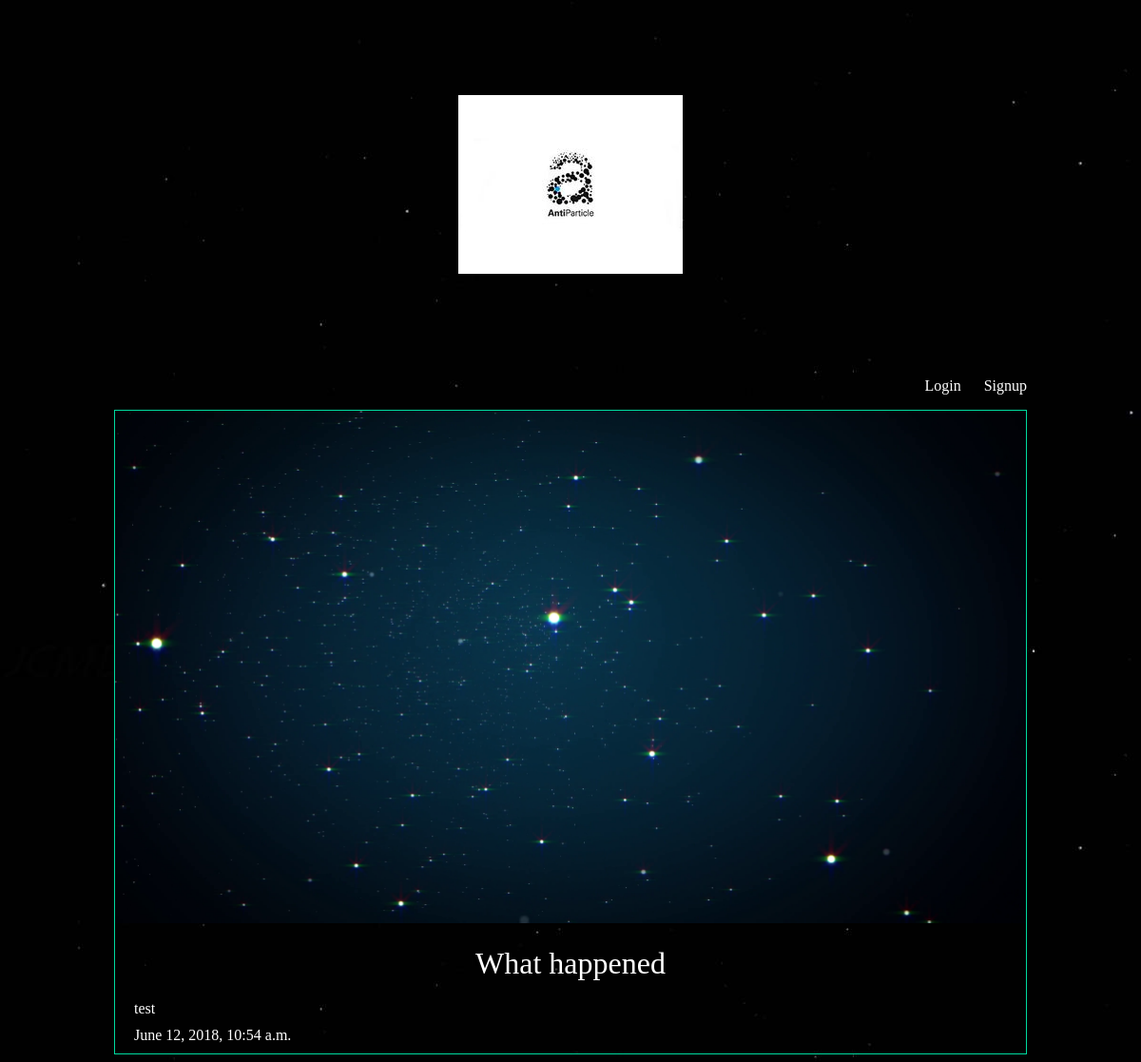
Page /articles/what/ on the earlier database version.
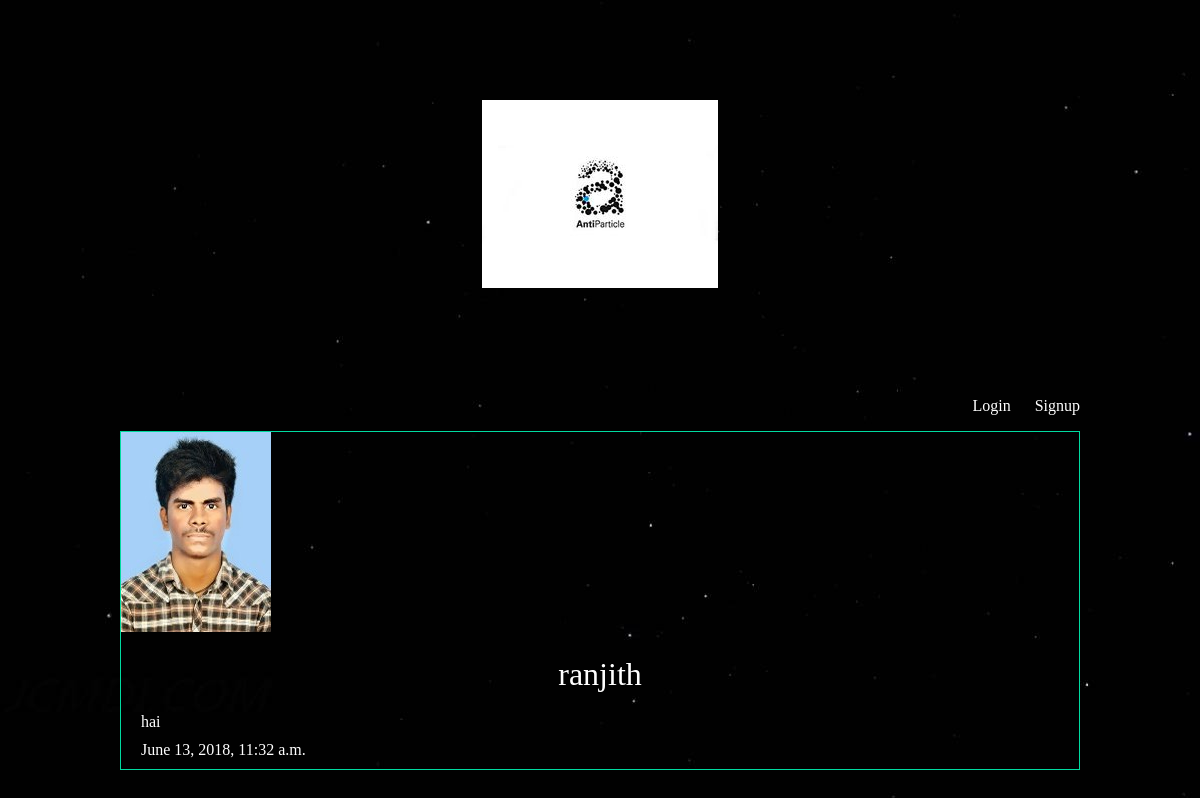
Same page on the later database version.
### articles/models.py (models this page shows, shortened)
class Article(models.Model): #syntax in django
    title = models.CharField(max_length=100)
    slug = models.SlugField() #slugs are used later for url names
    body = models.TextField()
    date = models.DateTimeField(auto_now_add=True)
    thumb = models.ImageField(default='default.jpeg', blank=True)
    author = models.ForeignKey(User,default=None)

### articles/views.py (the view)
# urls.py: url(r'^(?P<slug>[\w-]+)/$',views.article_detail, name="detail"),   #this slug is send to views.py(in fn article_detail) ,slug is the variable name here that take input from [w.blah blah]
def article_detail(request,slug): #for /slug/ and we capture variable 'slug' in urls.py,this slug is not db slug directly
    arts = Article.objects.get(slug=slug)
    return render(request,'articles/article_detail.html',{ 'artd':arts })

### articles/templates/articles/article_detail.html
{% extends 'base_layout.html' %}
{% block content %}
<div class="article-detail">
  <div class="article">
    <img src="{{ artd.thumb.url }}/">
    <h2>{{ artd.title }}</h2>
    <p>{{ artd.body }}</p>
    <p>{{ artd.date }}</p>
  </div>
</div>
{% endblock %}

Differences in the rows shown:
removed Article: thumb (picture), title "What happened", body "test", date "June 12, 2018, 10:54 a.m."
now on this page (row edited): Article: thumb (picture), title "ranjith", body "hai", date "June 13, 2018, 11:32 a.m."
